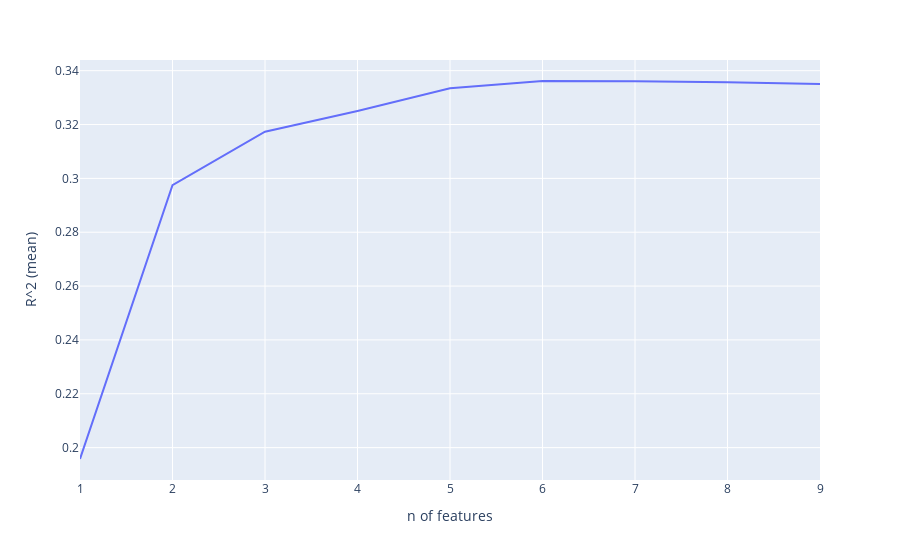

The code cell stored with this chart in its notebook:
### Code cell
scores = []

for i in range(1,len(features)-1):
    selection_forward = SequentialFeatureSelector(LinearRegression(), n_features_to_select=i,
                                        direction='backward').fit(train_X, train_y)
    selected_features = train_X.columns[selection_forward.get_support()]
    scores.append(cross_val_score(LinearRegression(), train_X[selected_features], train_y, cv=10).mean())

result = pd.DataFrame(zip(range(1,len(features)-1), scores), columns=['n of features', 'R^2 (mean)'])
px.line(result, x='n of features', y='R^2 (mean)')

### Figure 1 — Plotly figure (JSON) as saved in the notebook; plotly's stock layout.template omitted (floating-point values rounded to 4 significant figures)
{"data": [{"hovertemplate": "n of features=%{x}<br>R^2 (mean)=%{y}<extra></extra>", "legendgroup": "", "line": {"color": "#636efa", "dash": "solid"}, "mode": "lines", "name": "", "orientation": "v", "showlegend": false, "type": "scatter", "x": [1, 2, 3, 4, 5, 6, 7, 8, 9], "xaxis": "x", "y": [0.1958, 0.2975, 0.3173, 0.3251, 0.3335, 0.3362, 0.3361, 0.3357, 0.335], "yaxis": "y"}], "layout": {"legend": {"tracegroupgap": 0}, "margin": {"t": 60}, "xaxis": {"anchor": "y", "domain": [0, 1], "title": {"text": "n of features"}}, "yaxis": {"anchor": "x", "domain": [0, 1], "title": {"text": "R^2 (mean)"}}}}
